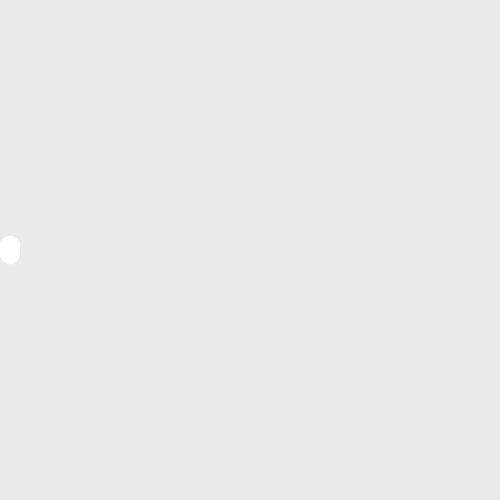
Frame 1 (no input)
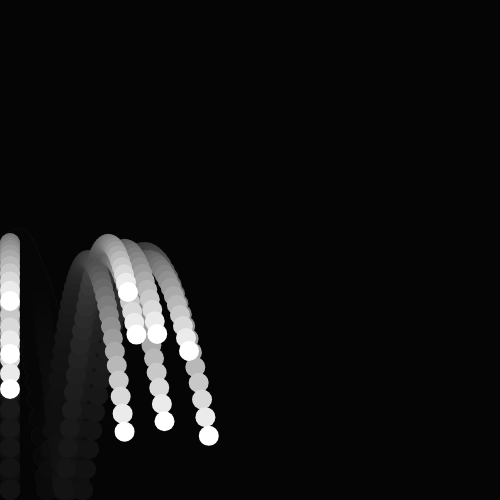
Frame 60 (no input)
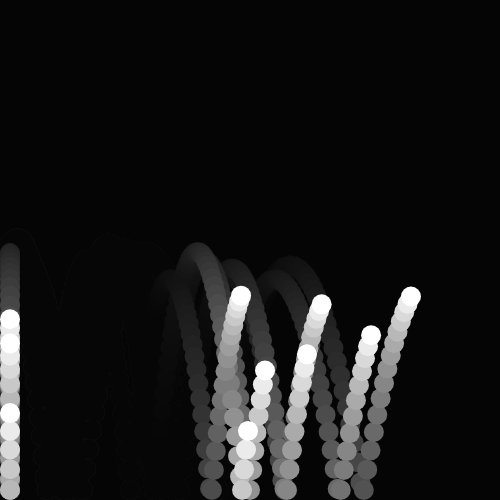
Frame 120 (the mouse pressed at the canvas centre since frame 60)

The p5.js sketch that drew these frames (run headless with seeded random() and noise() and a simulated clock; from frame 60 on, the mouse is pressed at the canvas centre):

// p5.js sketch
// ── sketch.js
function Ball(_x, _y, _xSpd, _ySpd) {

  this.x = _x;
  this.y = _y;
  this.xspeed = _xSpd;
  this.yspeed = _ySpd;
}

var balls = [];
var gravity;

function setup() {
  createCanvas(500, 500);

  gravity = 1;



  //create 10 balls at the same time
  for (var i = 0; i < 10; i++) {
    //either is ok
    /*_x = 0;
    _y = height / 2;
    _xSpd = random(-5, 5);
    _ySpd = random(-5, 5);*/
    balls.push(new Ball(0,height/2,random(-5,5),random(-5,5)));

  }
}

function draw() {
  background(0, 20);

  for (var i = 0; i < 10; i++) {
    balls[i].x = balls[i].x + balls[i].xspeed;
    balls[i].y = balls[i].y + balls[i].yspeed;

    // this is the best solution to check the edges
    if (balls[i].x < 10) {
      balls[i].xSpd = -balls[i].xSpd;
      balls[i].x = 10;
    } else if (balls[i].x > width - 10) {
      balls[i].xSpd = -balls[i].xSpd;
      balls[i].x = width - 10;

    }

    if (balls[i].y < 10) {

      balls[i].ySpd = -balls[i].ySpd;
      balls[i].y = 10;
    } else if (balls[i].y > height - 10) {

      balls[i].yspeed = -balls[i].yspeed;
      balls[i].y = height - 10;
    }

    //apply the gravity
    balls[i].yspeed += gravity;

    noStroke();
    fill(255);
    ellipse(balls[i].x, balls[i].y, 20, 20);
  }
}
